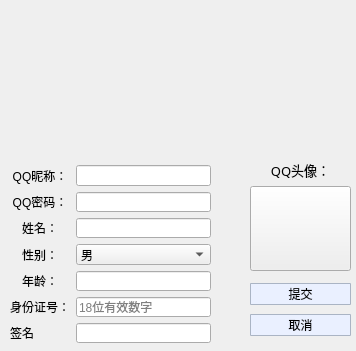
<?xml version="1.0" encoding="UTF-8"?>
<ui version="4.0">
 <class>Cregister</class>
 <widget class="QDialog" name="Cregister">
  <property name="geometry">
   <rect>
    <x>0</x>
    <y>0</y>
    <width>356</width>
    <height>351</height>
   </rect>
  </property>
  <property name="windowTitle">
   <string>Dialog</string>
  </property>
  <property name="styleSheet">
   <string notr="true">
QPushButton#submitPushButton ,#cancelPushButton
{
    
background-color:#EAF0FF;  
    border: 1px solid #AAB4C4;  
    width: 40px;  
    height:20px;  
    padding:0 0px;  
    border-radius:1px; 
 
   
}</string>
  </property>
  <widget class="QWidget" name="layoutWidget">
   <property name="geometry">
    <rect>
     <x>250</x>
     <y>280</y>
     <width>101</width>
     <height>61</height>
    </rect>
   </property>
   <layout class="QVBoxLayout" name="verticalLayout_2">
    <item>
     <widget class="QPushButton" name="submitPushButton">
      <property name="styleSheet">
       <string notr="true"/>
      </property>
      <property name="text">
       <string>提交</string>
      </property>
     </widget>
    </item>
    <item>
     <widget class="QPushButton" name="cancelPushButton">
      <property name="text">
       <string>取消</string>
      </property>
     </widget>
    </item>
   </layout>
  </widget>
  <widget class="QWidget" name="layoutWidget">
   <property name="geometry">
    <rect>
     <x>250</x>
     <y>160</y>
     <width>101</width>
     <height>111</height>
    </rect>
   </property>
   <layout class="QVBoxLayout" name="verticalLayout">
    <item>
     <widget class="QLabel" name="qqImageTextLabel">
      <property name="sizePolicy">
       <sizepolicy hsizetype="Preferred" vsizetype="Fixed">
        <horstretch>0</horstretch>
        <verstretch>2</verstretch>
       </sizepolicy>
      </property>
      <property name="font">
       <font>
        <family>方正舒体</family>
        <pointsize>10</pointsize>
       </font>
      </property>
      <property name="frameShadow">
       <enum>QFrame::Raised</enum>
      </property>
      <property name="text">
       <string>QQ头像：</string>
      </property>
      <property name="alignment">
       <set>Qt::AlignCenter</set>
      </property>
     </widget>
    </item>
    <item>
     <widget class="QPushButton" name="qqImagePushButton">
      <property name="sizePolicy">
       <sizepolicy hsizetype="Expanding" vsizetype="Expanding">
        <horstretch>0</horstretch>
        <verstretch>0</verstretch>
       </sizepolicy>
      </property>
      <property name="text">
       <string/>
      </property>
     </widget>
    </item>
   </layout>
  </widget>
  <widget class="QLabel" name="label">
   <property name="geometry">
    <rect>
     <x>0</x>
     <y>0</y>
     <width>371</width>
     <height>151</height>
    </rect>
   </property>
   <property name="styleSheet">
    <string notr="true">border-image: url(:/qqLogin/images/registerRed.jpeg);</string>
   </property>
   <property name="text">
    <string/>
   </property>
  </widget>
  <widget class="QWidget" name="">
   <property name="geometry">
    <rect>
     <x>10</x>
     <y>165</y>
     <width>201</width>
     <height>178</height>
    </rect>
   </property>
   <layout class="QGridLayout" name="gridLayout">
    <item row="0" column="0">
     <widget class="QLabel" name="neckNameLabel">
      <property name="text">
       <string>QQ昵称：</string>
      </property>
      <property name="alignment">
       <set>Qt::AlignCenter</set>
      </property>
     </widget>
    </item>
    <item row="0" column="1">
     <widget class="QLineEdit" name="neckNameLineEdit"/>
    </item>
    <item row="1" column="0">
     <widget class="QLabel" name="passWordLabel">
      <property name="text">
       <string>QQ密码：</string>
      </property>
      <property name="alignment">
       <set>Qt::AlignCenter</set>
      </property>
     </widget>
    </item>
    <item row="1" column="1">
     <widget class="QLineEdit" name="passWordLineEdit"/>
    </item>
    <item row="2" column="0">
     <widget class="QLabel" name="nameLabel">
      <property name="sizePolicy">
       <sizepolicy hsizetype="Preferred" vsizetype="Preferred">
        <horstretch>0</horstretch>
        <verstretch>0</verstretch>
       </sizepolicy>
      </property>
      <property name="text">
       <string>姓名：</string>
      </property>
      <property name="alignment">
       <set>Qt::AlignCenter</set>
      </property>
     </widget>
    </item>
    <item row="2" column="1">
     <widget class="QLineEdit" name="nameLineEdit">
      <property name="sizePolicy">
       <sizepolicy hsizetype="Expanding" vsizetype="Fixed">
        <horstretch>5</horstretch>
        <verstretch>0</verstretch>
       </sizepolicy>
      </property>
     </widget>
    </item>
    <item row="3" column="0">
     <widget class="QLabel" name="sexLabel">
      <property name="text">
       <string>性别：</string>
      </property>
      <property name="alignment">
       <set>Qt::AlignCenter</set>
      </property>
     </widget>
    </item>
    <item row="3" column="1">
     <widget class="QComboBox" name="sexComboBox">
      <item>
       <property name="text">
        <string>男</string>
       </property>
      </item>
      <item>
       <property name="text">
        <string>女</string>
       </property>
      </item>
     </widget>
    </item>
    <item row="4" column="0">
     <widget class="QLabel" name="ageLabel">
      <property name="text">
       <string>年龄：</string>
      </property>
      <property name="alignment">
       <set>Qt::AlignCenter</set>
      </property>
     </widget>
    </item>
    <item row="4" column="1">
     <widget class="QLineEdit" name="ageLineEdit"/>
    </item>
    <item row="5" column="0">
     <widget class="QLabel" name="idCardLabel">
      <property name="text">
       <string>身份证号：</string>
      </property>
      <property name="alignment">
       <set>Qt::AlignCenter</set>
      </property>
     </widget>
    </item>
    <item row="5" column="1">
     <widget class="QLineEdit" name="idCardLineEdit">
      <property name="placeholderText">
       <string>18位有效数字</string>
      </property>
     </widget>
    </item>
    <item row="6" column="0">
     <widget class="QLabel" name="signatureLabel">
      <property name="text">
       <string>签名</string>
      </property>
     </widget>
    </item>
    <item row="6" column="1">
     <widget class="QLineEdit" name="signatureLineEdit"/>
    </item>
   </layout>
  </widget>
 </widget>
 <tabstops>
  <tabstop>neckNameLineEdit</tabstop>
  <tabstop>passWordLineEdit</tabstop>
  <tabstop>nameLineEdit</tabstop>
  <tabstop>sexComboBox</tabstop>
  <tabstop>ageLineEdit</tabstop>
  <tabstop>idCardLineEdit</tabstop>
  <tabstop>submitPushButton</tabstop>
  <tabstop>cancelPushButton</tabstop>
  <tabstop>qqImagePushButton</tabstop>
 </tabstops>
 <resources/>
 <connections/>
</ui>
